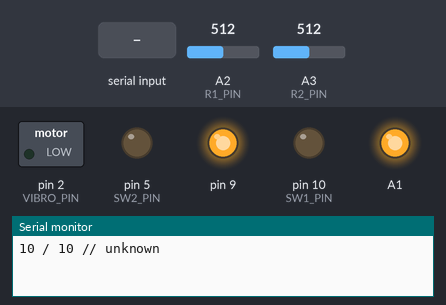
Bench run of a program on a simulated Arduino Nano, built with avr-gcc and run on an emulated ATmega328P. On the bench: switched loads named in the program (green lamp = pin HIGH), output pins drawn as LEDs (lit = HIGH), the last lines printed to the serial monitor. The inputs (shaded band) are chosen by the test bench; at power-on: A2 (R1_PIN) = 512, A3 (R2_PIN) = 512.

Above: at 1.2 s.
1.3 s: "1" received over Serial
2.8 s: "H" received over Serial
At 3.7 s:
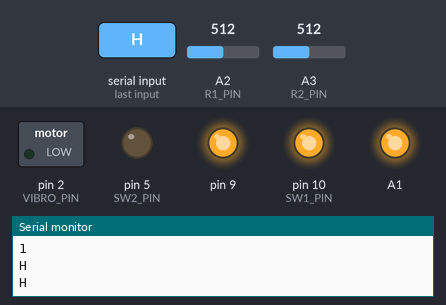
4.3 s: "v" received over Serial
5.8 s: "L" received over Serial
At 5.87 s:
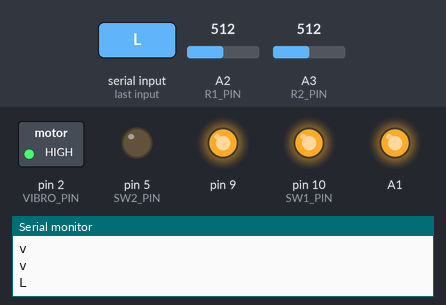
Timing chart, 0 to 8.4 s (numbered marks = the images above; inputs shaded):
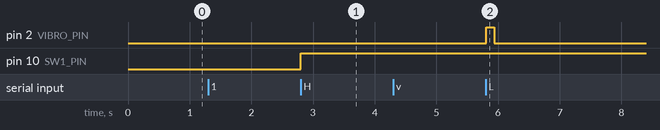

Measured:
- after the input at 2.8 s, pin 10 (SW1_PIN): LOW → HIGH at once
- after the input at 5.8 s, pin 2 (VIBRO_PIN): LOW → HIGH at once, → LOW 0.13 s later

The program:

main.cpp
```cpp
#include <Arduino.h>

#define R1_PIN A2
#define R2_PIN A3
#define VIBRO_PIN 2
#define SW1_PIN 10 /* 12v Transistor — LED-stripe highlight */
#define SW2_PIN 5 /* 220v Relay — Middle light */

const byte MIN_R_VAL = 300u;
const byte MAX_R_VAL = 600u;
const byte LOW_BORDER = 2u;
const byte HIGH_BORDER = 5u;

byte left = 0, right = 0;

enum STATE {
  S_NULL,
  S_UNKNOWN,
  S_IDLE,
  S_TRY,
  S_SIG,
};

STATE state = S_UNKNOWN, prev_state = S_NULL;
bool is_left = NULL;
char input_mode;
// char vibro_input_buffer[255] = "";

void print_state () {
  switch (state) {
    case S_UNKNOWN: Serial.println("unknown"); break;
    case S_IDLE: Serial.println("idle"); break;
    case S_TRY: Serial.print("try "); Serial.println(is_left ? 'L' : 'R'); break;
    case S_SIG: Serial.print("sig "); Serial.println(is_left ? 'L' : 'R'); break;
  }
}

template<class... Args>
void vibrate (Args... args) {
  int durations[8] = {args...};
  size_t count = sizeof...(Args);

  for (size_t i = 0; i < count; ++i) {
    digitalWrite(VIBRO_PIN, HIGH);
    delay(durations[i]);
    digitalWrite(VIBRO_PIN, LOW);
    delay(durations[i] == 33 ? 11 : 33);
  }
}

void setup() {
  Serial.begin (19200); //  9600, 115200
  pinMode(A1, OUTPUT), digitalWrite(A1, HIGH); // use as VCC
  pinMode(9, OUTPUT), digitalWrite(9, HIGH); // use as VCC

  pinMode(R1_PIN, INPUT);
  pinMode(R2_PIN, INPUT);
  pinMode(VIBRO_PIN, OUTPUT);
  pinMode(SW1_PIN, OUTPUT);
  pinMode(SW2_PIN, OUTPUT);
}

/**
 * @returns 0 — 12
 */
byte normalize_r_val(int val) {
  // Serial.print("(");
  // Serial.print(val);
  // Serial.print(") ");
  if (val < MIN_R_VAL) return 0;

  return (val - MIN_R_VAL) / (MAX_R_VAL - MIN_R_VAL);
}

void loop() {
  left = normalize_r_val(analogRead(R1_PIN));
  right = normalize_r_val(analogRead(R2_PIN));

  // Serial.print(left); // ; max 1024
  // Serial.print(" / ");
  // Serial.print(right);
  // Serial.println();

  switch (state)
  {
  case S_UNKNOWN:
    if (left <= LOW_BORDER && right <= LOW_BORDER) state = S_IDLE;

    break;


  case S_IDLE:
    if (left >= HIGH_BORDER && right <= LOW_BORDER) state = S_TRY, is_left = true;
    else if (right >= HIGH_BORDER && left <= LOW_BORDER) state = S_TRY, is_left = false;

    break;


  case S_TRY:
    // something went wrong (moment missed?)
    if (left < 1 && right < 1) {
      state = S_IDLE;
      Serial.println("// something went wrong (moment missed?)");
      break;
    }

    // wait for inversion of raw signals
    if (is_left) {
      if (left <= LOW_BORDER && right >= LOW_BORDER) state = S_SIG;
    } else {
      if (right <= LOW_BORDER && left >= LOW_BORDER) state = S_SIG;
    }

    break;

  case S_SIG:
    Serial.println("YES!");
    Serial.print("turn "); Serial.println(is_left ? 'L' : 'R');

    print_state();

    state = S_IDLE;

    delay(33);
    digitalWrite(VIBRO_PIN, HIGH);
    delay(33);
    digitalWrite(VIBRO_PIN, LOW);
    delay(33);

    break;

  default:
    break;
  }

  if (state != prev_state) {
    Serial.print(left);
    Serial.print(" / ");
    Serial.print(right);
    Serial.print(" // ");
    print_state();
  }

  prev_state = state;

  delay(5);

  if (Serial.available()>0) {
    char input = Serial.read();
    Serial.println(input);
    if (input == '1' || input == '2' || input == 'v') {
      input_mode = input;
    }
    else if ((input_mode == '1' || input_mode == '2') && (input == 'H' || input == 'L')) {
      int PIN = input_mode == '1' ? SW1_PIN : SW2_PIN;
      digitalWrite(PIN, input == 'H' ? HIGH : LOW);
      input_mode = 0;
    }
    else if (input_mode == 'v') {
      input_mode = 0;
      if (input == 'S') vibrate(66);
      else if (input == 'L') vibrate(133);
      else if (input == 'B') vibrate(133, 33);
      else if (input == 'E') vibrate(33, 33, 33);
      // size_t len = strlen(vibro_input_buffer);
      // if (input == 'z' || len == 255) {
      //   handle_vibro_command(vibro_input_buffer);
      //   strcpy(vibro_input_buffer, "");
      // } else {
      //   vibro_input_buffer[len] = input;
      //   vibro_input_buffer[len + 1] = '\0';
      // }
    }
    Serial.println(input);
  }
}
```
